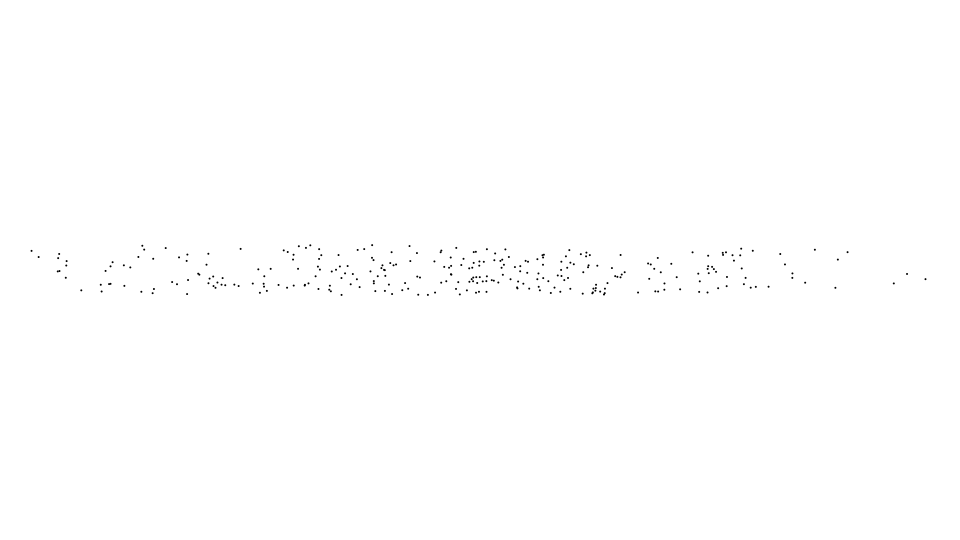
Frame 1 (no input)
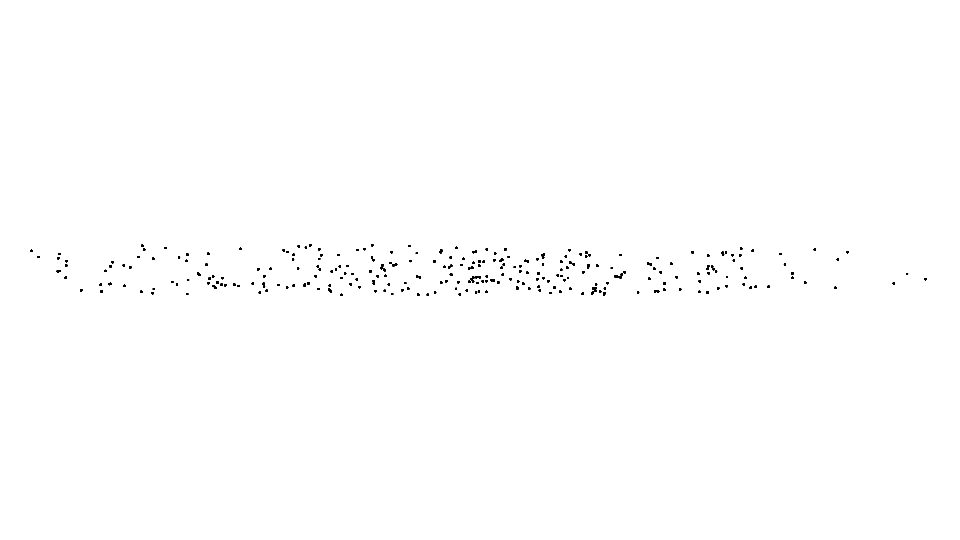
Frame 60 (the mouse pressed at the canvas centre just before this capture)
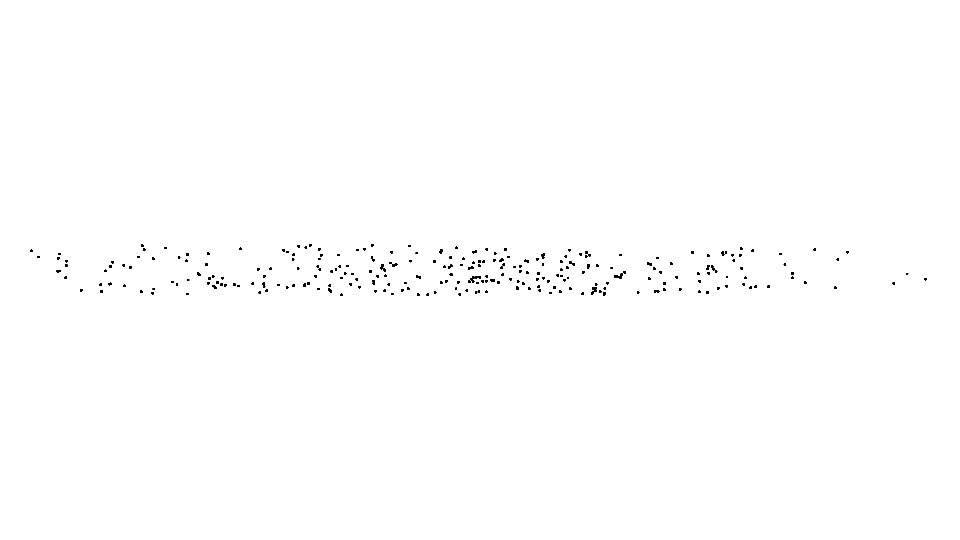
Frame 120 (the mouse held since frame 60 and released just before this capture)

The Processing sketch that drew these frames (run headless with seeded random() and noise(); from frame 60 on, the mouse is pressed at the canvas centre):

// Processing sketch: Random5
// ── Random5.pde
static final int numDots = 300;
static final int maxRadius = 50;
Ball[] dots;

void setup() {
  size(960, 540);
  frameRate(30);
  initialize();
}

void initialize() {
  smooth();
  noStroke();
  background(255);
  dots = new Ball[numDots];
  for(int i=0; i<numDots; i++) {
    dots[i] = new Ball(1);
    float x1 = random(width);
    float x2 = random(width);
    dots[i].x = (x1 + x2) / 2;
    dots[i].y = height / 2 + random(50) - 25;
    dots[i].setFillColor(color(0));
  }
}

void draw() {
  for(int i=0; i<numDots; i++) {
    Ball dot = dots[i];
    dot.update();
  }
}

////////////////////////////////

class Ball extends Sprite {
  float radius;
  float vx, vy;
  float mass = 1;
  
  Ball(float radius){
    super();
    this.radius = radius;
  }
  
  void draw(){
    if(dist(mouseX, mouseY, x, y) < radius) {
      isRollOver = true;
    }else{
      isRollOver = false;
    }
    ellipse(0, 0, radius*2, radius*2);
  }
}

////////////////////////////////

class Sprite extends Object {
  float x, y;
  float scaleX, scaleY;
  float width, height;
  float rotation;
  boolean visible;
  color strokeColor;
  color fillColor;
  Boolean isStroke;
  Boolean isFill;
  Boolean isRollOver;
  Boolean locked;
  float xoff, yoff;
 
  Sprite() {
    super();
    scaleX = 1.0;
    scaleY = 1.0;
    strokeColor = color(0);
    fillColor = color(0);
    isStroke = false;
    isFill = false;
    isRollOver = false;
    locked = false;
    visible = true;
  }
  
  void update() {
    if(! visible) return;
    pushMatrix();
    if(locked){
  x = mouseX - xoff;
  y = mouseY - yoff;
    }  
    translate(x, y);
    scale(scaleX, scaleY);
    rotate(rotation * PI / 180.0);
    if(isStroke) stroke(strokeColor);
    if(isFill) fill(fillColor);
    draw();
    popMatrix();
  }
  
  void setStrokeColor(color strokeColor) {
    this.strokeColor = strokeColor;
    isStroke = true;
  }
  
  void setFillColor(color fillColor) {
    this.fillColor = fillColor;
    isFill = true;
  }
  
  void startDrag() {
    if(isRollOver){
      locked = true;
      xoff = mouseX - x;
      yoff = mouseY - y;
    }
  }
  
  void stopDrag() {
    locked = false;
  }
  
  void draw() {}
}

////////////////////////////////

class Point extends Object {
  float x, y;
  
  Point(float x, float y) {
    super();
    this.x = x;
    this.y = y;
  }
}

////////////////////////////////

class Object {
  Object() {}
}
